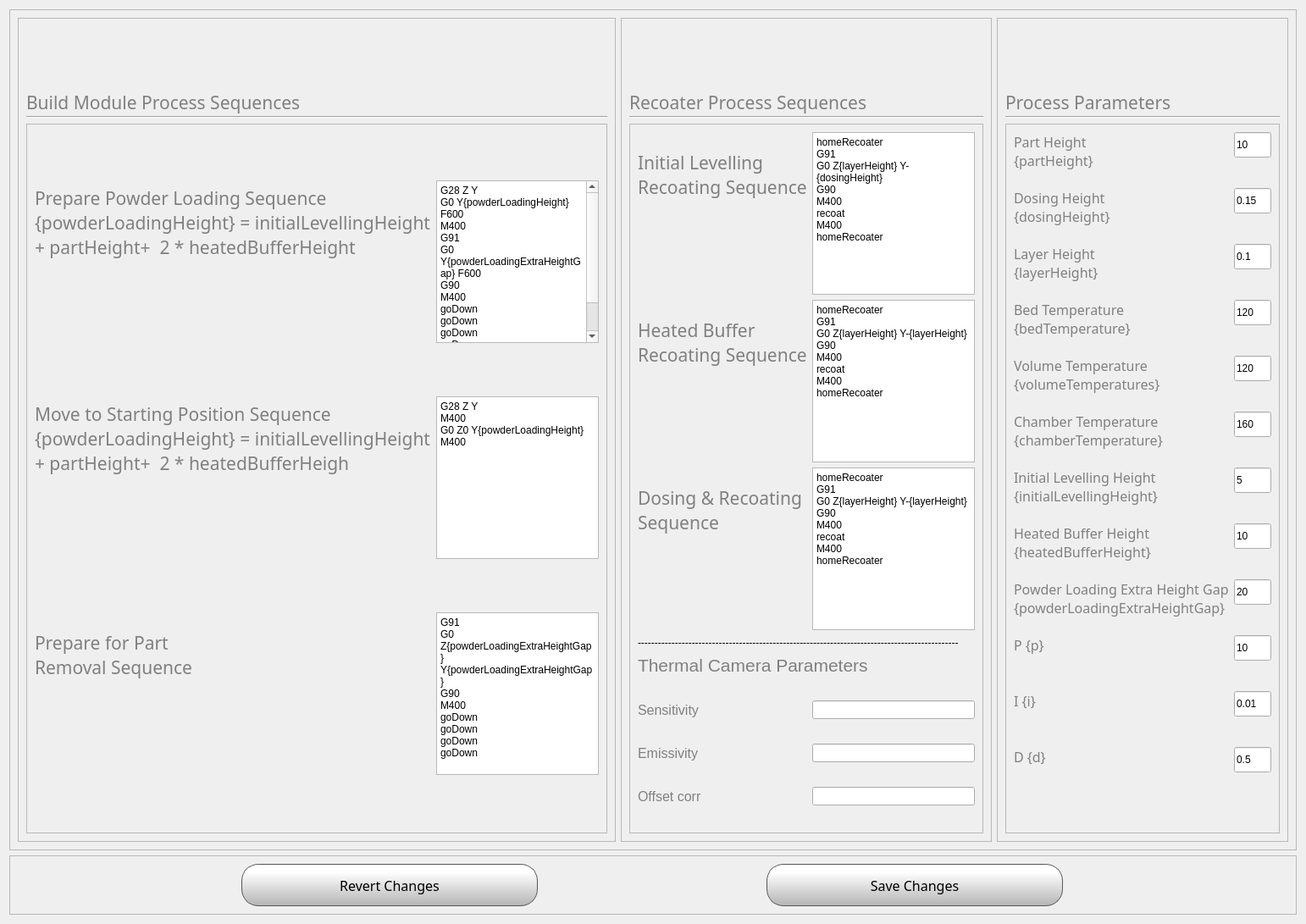
<?xml version="1.0" encoding="UTF-8"?>
<ui version="4.0">
 <class>Form</class>
 <widget class="QWidget" name="Form">
  <property name="geometry">
   <rect>
    <x>0</x>
    <y>0</y>
    <width>1542</width>
    <height>1091</height>
   </rect>
  </property>
  <property name="windowTitle">
   <string>Form</string>
  </property>
  <layout class="QVBoxLayout" name="verticalLayout_5">
   <item>
    <widget class="QFrame" name="frame">
     <property name="frameShape">
      <enum>QFrame::StyledPanel</enum>
     </property>
     <property name="frameShadow">
      <enum>QFrame::Raised</enum>
     </property>
     <layout class="QHBoxLayout" name="horizontalLayout">
      <item>
       <widget class="QFrame" name="frame_3">
        <property name="frameShape">
         <enum>QFrame::StyledPanel</enum>
        </property>
        <property name="frameShadow">
         <enum>QFrame::Raised</enum>
        </property>
        <layout class="QVBoxLayout" name="verticalLayout">
         <item>
          <widget class="QLabel" name="fileInfoLabel_9">
           <property name="minimumSize">
            <size>
             <width>0</width>
             <height>100</height>
            </size>
           </property>
           <property name="maximumSize">
            <size>
             <width>16777215</width>
             <height>20</height>
            </size>
           </property>
           <property name="font">
            <font>
             <family>Gotham</family>
             <pointsize>16</pointsize>
             <weight>50</weight>
             <bold>false</bold>
            </font>
           </property>
           <property name="styleSheet">
            <string notr="true">color:  grey;</string>
           </property>
           <property name="text">
            <string>Build Module Process Sequences</string>
           </property>
           <property name="wordWrap">
            <bool>true</bool>
           </property>
          </widget>
         </item>
         <item>
          <widget class="Line" name="line">
           <property name="orientation">
            <enum>Qt::Horizontal</enum>
           </property>
          </widget>
         </item>
         <item>
          <widget class="QFrame" name="frame_2">
           <property name="frameShape">
            <enum>QFrame::StyledPanel</enum>
           </property>
           <property name="frameShadow">
            <enum>QFrame::Raised</enum>
           </property>
           <layout class="QFormLayout" name="formLayout">
            <item row="0" column="0">
             <widget class="QLabel" name="fileInfoLabel_6">
              <property name="minimumSize">
               <size>
                <width>0</width>
                <height>100</height>
               </size>
              </property>
              <property name="maximumSize">
               <size>
                <width>16777215</width>
                <height>20</height>
               </size>
              </property>
              <property name="font">
               <font>
                <family>Gotham</family>
                <pointsize>16</pointsize>
                <weight>50</weight>
                <bold>false</bold>
               </font>
              </property>
              <property name="styleSheet">
               <string notr="true">color:  grey;</string>
              </property>
              <property name="text">
               <string>Prepare Powder Loading Sequence          {powderLoadingHeight} = initialLevellingHeight + partHeight+  2 * heatedBufferHeight </string>
              </property>
              <property name="wordWrap">
               <bool>true</bool>
              </property>
             </widget>
            </item>
            <item row="0" column="1">
             <widget class="QPlainTextEdit" name="powderLoadingSequenceText">
              <property name="plainText">
               <string>G28 Z Y
G0 Y{powderLoadingHeight} F600
M400
G91
G0 Y{powderLoadingExtraHeightGap} F600
G90
M400
goDown
goDown
goDown
goDown
</string>
              </property>
             </widget>
            </item>
            <item row="1" column="0">
             <widget class="QLabel" name="fileInfoLabel_7">
              <property name="minimumSize">
               <size>
                <width>0</width>
                <height>100</height>
               </size>
              </property>
              <property name="maximumSize">
               <size>
                <width>16777215</width>
                <height>20</height>
               </size>
              </property>
              <property name="font">
               <font>
                <family>Gotham</family>
                <pointsize>16</pointsize>
                <weight>50</weight>
                <bold>false</bold>
               </font>
              </property>
              <property name="styleSheet">
               <string notr="true">color:  grey;</string>
              </property>
              <property name="text">
               <string>Move to Starting Position Sequence {powderLoadingHeight} = initialLevellingHeight + partHeight+  2 * heatedBufferHeigh</string>
              </property>
              <property name="wordWrap">
               <bool>true</bool>
              </property>
             </widget>
            </item>
            <item row="1" column="1">
             <widget class="QPlainTextEdit" name="moveToStartingSequenceText">
              <property name="plainText">
               <string>G28 Z Y
M400
G0 Z0 Y{powderLoadingHeight}
M400</string>
              </property>
             </widget>
            </item>
            <item row="2" column="0">
             <widget class="QLabel" name="fileInfoLabel_8">
              <property name="minimumSize">
               <size>
                <width>0</width>
                <height>100</height>
               </size>
              </property>
              <property name="maximumSize">
               <size>
                <width>16777215</width>
                <height>20</height>
               </size>
              </property>
              <property name="font">
               <font>
                <family>Gotham</family>
                <pointsize>16</pointsize>
                <weight>50</weight>
                <bold>false</bold>
               </font>
              </property>
              <property name="styleSheet">
               <string notr="true">color:  grey;</string>
              </property>
              <property name="text">
               <string>Prepare for Part Removal Sequence</string>
              </property>
              <property name="wordWrap">
               <bool>true</bool>
              </property>
             </widget>
            </item>
            <item row="2" column="1">
             <widget class="QPlainTextEdit" name="prepareForPartRemovalSequenceText">
              <property name="plainText">
               <string>G91
G0 Z{powderLoadingExtraHeightGap} Y{powderLoadingExtraHeightGap}
G90
M400
goDown
goDown
goDown
goDown</string>
              </property>
             </widget>
            </item>
           </layout>
          </widget>
         </item>
        </layout>
       </widget>
      </item>
      <item>
       <widget class="QFrame" name="frame_4">
        <property name="frameShape">
         <enum>QFrame::StyledPanel</enum>
        </property>
        <property name="frameShadow">
         <enum>QFrame::Raised</enum>
        </property>
        <layout class="QVBoxLayout" name="verticalLayout_2">
         <item>
          <widget class="QLabel" name="fileInfoLabel_10">
           <property name="minimumSize">
            <size>
             <width>0</width>
             <height>100</height>
            </size>
           </property>
           <property name="maximumSize">
            <size>
             <width>16777215</width>
             <height>20</height>
            </size>
           </property>
           <property name="font">
            <font>
             <family>Gotham</family>
             <pointsize>16</pointsize>
             <weight>50</weight>
             <bold>false</bold>
            </font>
           </property>
           <property name="styleSheet">
            <string notr="true">color:  grey;</string>
           </property>
           <property name="text">
            <string>Recoater Process Sequences</string>
           </property>
           <property name="wordWrap">
            <bool>true</bool>
           </property>
          </widget>
         </item>
         <item>
          <widget class="Line" name="line_2">
           <property name="orientation">
            <enum>Qt::Horizontal</enum>
           </property>
          </widget>
         </item>
         <item>
          <widget class="QFrame" name="frame_5">
           <property name="frameShape">
            <enum>QFrame::StyledPanel</enum>
           </property>
           <property name="frameShadow">
            <enum>QFrame::Raised</enum>
           </property>
           <layout class="QFormLayout" name="formLayout_2">
            <item row="0" column="0">
             <widget class="QLabel" name="fileInfoLabel_11">
              <property name="minimumSize">
               <size>
                <width>0</width>
                <height>100</height>
               </size>
              </property>
              <property name="maximumSize">
               <size>
                <width>16777215</width>
                <height>20</height>
               </size>
              </property>
              <property name="font">
               <font>
                <family>Gotham</family>
                <pointsize>16</pointsize>
                <weight>50</weight>
                <bold>false</bold>
               </font>
              </property>
              <property name="styleSheet">
               <string notr="true">color:  grey;</string>
              </property>
              <property name="text">
               <string>Initial Levelling Recoating Sequence</string>
              </property>
              <property name="wordWrap">
               <bool>true</bool>
              </property>
             </widget>
            </item>
            <item row="0" column="1">
             <widget class="QPlainTextEdit" name="initialLevellingRecoatingSequenceText">
              <property name="plainText">
               <string>homeRecoater
G91
G0 Z{layerHeight} Y-{dosingHeight}
G90
M400
recoat
M400
homeRecoater</string>
              </property>
             </widget>
            </item>
            <item row="1" column="0">
             <widget class="QLabel" name="fileInfoLabel_12">
              <property name="minimumSize">
               <size>
                <width>0</width>
                <height>100</height>
               </size>
              </property>
              <property name="maximumSize">
               <size>
                <width>16777215</width>
                <height>20</height>
               </size>
              </property>
              <property name="font">
               <font>
                <family>Gotham</family>
                <pointsize>16</pointsize>
                <weight>50</weight>
                <bold>false</bold>
               </font>
              </property>
              <property name="styleSheet">
               <string notr="true">color:  grey;</string>
              </property>
              <property name="text">
               <string>Heated Buffer Recoating Sequence</string>
              </property>
              <property name="wordWrap">
               <bool>true</bool>
              </property>
             </widget>
            </item>
            <item row="1" column="1">
             <widget class="QPlainTextEdit" name="heatedBufferRecoatingSequenceText">
              <property name="plainText">
               <string>homeRecoater
G91
G0 Z{layerHeight} Y-{layerHeight}
G90
M400
recoat
M400
homeRecoater</string>
              </property>
             </widget>
            </item>
            <item row="2" column="0">
             <widget class="QLabel" name="fileInfoLabel_13">
              <property name="minimumSize">
               <size>
                <width>0</width>
                <height>100</height>
               </size>
              </property>
              <property name="maximumSize">
               <size>
                <width>16777215</width>
                <height>20</height>
               </size>
              </property>
              <property name="font">
               <font>
                <family>Gotham</family>
                <pointsize>16</pointsize>
                <weight>50</weight>
                <bold>false</bold>
               </font>
              </property>
              <property name="styleSheet">
               <string notr="true">color:  grey;</string>
              </property>
              <property name="text">
               <string>Dosing &amp; Recoating Sequence</string>
              </property>
              <property name="wordWrap">
               <bool>true</bool>
              </property>
             </widget>
            </item>
            <item row="2" column="1">
             <widget class="QPlainTextEdit" name="printingRecoatingSequenceText">
              <property name="plainText">
               <string>homeRecoater
G91
G0 Z{layerHeight} Y-{layerHeight}
G90
M400
recoat
M400
homeRecoater</string>
              </property>
             </widget>
            </item>
            <item row="3" column="0" colspan="2">
             <widget class="QLabel" name="label">
              <property name="text">
               <string>-----------------------------------------------------------------------------------------------</string>
              </property>
             </widget>
            </item>
            <item row="4" column="0" colspan="2">
             <widget class="QLabel" name="label_2">
              <property name="font">
               <font>
                <pointsize>16</pointsize>
               </font>
              </property>
              <property name="styleSheet">
               <string notr="true">color:  grey;</string>
              </property>
              <property name="text">
               <string>Thermal Camera Parameters</string>
              </property>
             </widget>
            </item>
            <item row="6" column="0">
             <widget class="QLabel" name="label_3">
              <property name="text">
               <string/>
              </property>
             </widget>
            </item>
            <item row="6" column="1">
             <widget class="QLabel" name="label_4">
              <property name="text">
               <string/>
              </property>
             </widget>
            </item>
            <item row="7" column="0">
             <widget class="QLabel" name="label_5">
              <property name="font">
               <font>
                <pointsize>12</pointsize>
               </font>
              </property>
              <property name="styleSheet">
               <string notr="true">color:  grey;</string>
              </property>
              <property name="text">
               <string>Sensitivity</string>
              </property>
             </widget>
            </item>
            <item row="13" column="0" colspan="2">
             <widget class="QLabel" name="label_6">
              <property name="text">
               <string/>
              </property>
             </widget>
            </item>
            <item row="7" column="1">
             <widget class="QLineEdit" name="sensLineEdit"/>
            </item>
            <item row="8" column="0">
             <widget class="QLabel" name="label_7">
              <property name="text">
               <string/>
              </property>
             </widget>
            </item>
            <item row="9" column="0">
             <widget class="QLabel" name="label_8">
              <property name="font">
               <font>
                <pointsize>12</pointsize>
               </font>
              </property>
              <property name="styleSheet">
               <string notr="true">color:  grey;</string>
              </property>
              <property name="text">
               <string>Emissivity</string>
              </property>
             </widget>
            </item>
            <item row="9" column="1">
             <widget class="QLineEdit" name="emisLineEdit"/>
            </item>
            <item row="10" column="0">
             <widget class="QLabel" name="label_9">
              <property name="text">
               <string/>
              </property>
             </widget>
            </item>
            <item row="11" column="0">
             <widget class="QLabel" name="label_10">
              <property name="font">
               <font>
                <pointsize>12</pointsize>
               </font>
              </property>
              <property name="styleSheet">
               <string notr="true">color:  grey;</string>
              </property>
              <property name="text">
               <string>Offset corr</string>
              </property>
             </widget>
            </item>
            <item row="11" column="1">
             <widget class="QLineEdit" name="offCorrLineEdit"/>
            </item>
           </layout>
          </widget>
         </item>
        </layout>
       </widget>
      </item>
      <item>
       <widget class="QFrame" name="frame_6">
        <property name="frameShape">
         <enum>QFrame::StyledPanel</enum>
        </property>
        <property name="frameShadow">
         <enum>QFrame::Raised</enum>
        </property>
        <layout class="QVBoxLayout" name="verticalLayout_3">
         <item>
          <widget class="QLabel" name="fileInfoLabel_14">
           <property name="minimumSize">
            <size>
             <width>0</width>
             <height>100</height>
            </size>
           </property>
           <property name="maximumSize">
            <size>
             <width>16777215</width>
             <height>20</height>
            </size>
           </property>
           <property name="font">
            <font>
             <family>Gotham</family>
             <pointsize>16</pointsize>
             <weight>50</weight>
             <bold>false</bold>
            </font>
           </property>
           <property name="styleSheet">
            <string notr="true">color:  grey;</string>
           </property>
           <property name="text">
            <string>Process Parameters</string>
           </property>
           <property name="wordWrap">
            <bool>true</bool>
           </property>
          </widget>
         </item>
         <item>
          <widget class="Line" name="line_3">
           <property name="orientation">
            <enum>Qt::Horizontal</enum>
           </property>
          </widget>
         </item>
         <item>
          <widget class="QFrame" name="frame_7">
           <property name="frameShape">
            <enum>QFrame::StyledPanel</enum>
           </property>
           <property name="frameShadow">
            <enum>QFrame::Raised</enum>
           </property>
           <layout class="QFormLayout" name="formLayout_3">
            <item row="11" column="0">
             <widget class="QLabel" name="fileInfoLabel_16">
              <property name="minimumSize">
               <size>
                <width>0</width>
                <height>60</height>
               </size>
              </property>
              <property name="maximumSize">
               <size>
                <width>16777215</width>
                <height>100</height>
               </size>
              </property>
              <property name="font">
               <font>
                <family>Gotham</family>
                <pointsize>12</pointsize>
                <weight>50</weight>
                <bold>false</bold>
               </font>
              </property>
              <property name="styleSheet">
               <string notr="true">color:  grey;</string>
              </property>
              <property name="text">
               <string>Initial Levelling Height {initialLevellingHeight}</string>
              </property>
              <property name="alignment">
               <set>Qt::AlignLeading|Qt::AlignLeft|Qt::AlignTop</set>
              </property>
              <property name="wordWrap">
               <bool>true</bool>
              </property>
             </widget>
            </item>
            <item row="12" column="0">
             <widget class="QLabel" name="fileInfoLabel_17">
              <property name="minimumSize">
               <size>
                <width>0</width>
                <height>60</height>
               </size>
              </property>
              <property name="maximumSize">
               <size>
                <width>16777215</width>
                <height>100</height>
               </size>
              </property>
              <property name="font">
               <font>
                <family>Gotham</family>
                <pointsize>12</pointsize>
                <weight>50</weight>
                <bold>false</bold>
               </font>
              </property>
              <property name="styleSheet">
               <string notr="true">color:  grey;</string>
              </property>
              <property name="text">
               <string>Heated Buffer Height {heatedBufferHeight}</string>
              </property>
              <property name="alignment">
               <set>Qt::AlignLeading|Qt::AlignLeft|Qt::AlignTop</set>
              </property>
              <property name="wordWrap">
               <bool>true</bool>
              </property>
             </widget>
            </item>
            <item row="11" column="1">
             <widget class="QLineEdit" name="initialLevellingHeightLineEdit">
              <property name="minimumSize">
               <size>
                <width>0</width>
                <height>30</height>
               </size>
              </property>
              <property name="text">
               <string>5</string>
              </property>
             </widget>
            </item>
            <item row="12" column="1">
             <widget class="QLineEdit" name="heatedBufferHeightLineEdit">
              <property name="minimumSize">
               <size>
                <width>0</width>
                <height>30</height>
               </size>
              </property>
              <property name="text">
               <string>10</string>
              </property>
             </widget>
            </item>
            <item row="13" column="0">
             <widget class="QLabel" name="fileInfoLabel_22">
              <property name="minimumSize">
               <size>
                <width>0</width>
                <height>60</height>
               </size>
              </property>
              <property name="maximumSize">
               <size>
                <width>16777215</width>
                <height>100</height>
               </size>
              </property>
              <property name="font">
               <font>
                <family>Gotham</family>
                <pointsize>12</pointsize>
                <weight>50</weight>
                <bold>false</bold>
               </font>
              </property>
              <property name="styleSheet">
               <string notr="true">color:  grey;</string>
              </property>
              <property name="text">
               <string>Powder Loading Extra Height Gap {powderLoadingExtraHeightGap}</string>
              </property>
              <property name="alignment">
               <set>Qt::AlignLeading|Qt::AlignLeft|Qt::AlignTop</set>
              </property>
              <property name="wordWrap">
               <bool>true</bool>
              </property>
             </widget>
            </item>
            <item row="13" column="1">
             <widget class="QLineEdit" name="powderLoadingExtraHeightGapLineEdit">
              <property name="minimumSize">
               <size>
                <width>0</width>
                <height>30</height>
               </size>
              </property>
              <property name="text">
               <string>20</string>
              </property>
             </widget>
            </item>
            <item row="7" column="0">
             <widget class="QLabel" name="fileInfoLabel_23">
              <property name="minimumSize">
               <size>
                <width>0</width>
                <height>60</height>
               </size>
              </property>
              <property name="maximumSize">
               <size>
                <width>16777215</width>
                <height>100</height>
               </size>
              </property>
              <property name="font">
               <font>
                <family>Gotham</family>
                <pointsize>12</pointsize>
                <weight>50</weight>
                <bold>false</bold>
               </font>
              </property>
              <property name="styleSheet">
               <string notr="true">color:  grey;</string>
              </property>
              <property name="text">
               <string>Bed Temperature {bedTemperature}</string>
              </property>
              <property name="alignment">
               <set>Qt::AlignLeading|Qt::AlignLeft|Qt::AlignTop</set>
              </property>
              <property name="wordWrap">
               <bool>true</bool>
              </property>
             </widget>
            </item>
            <item row="7" column="1">
             <widget class="QLineEdit" name="bedTemperatureLineEdit">
              <property name="minimumSize">
               <size>
                <width>0</width>
                <height>30</height>
               </size>
              </property>
              <property name="text">
               <string>120</string>
              </property>
             </widget>
            </item>
            <item row="8" column="0">
             <widget class="QLabel" name="fileInfoLabel_24">
              <property name="minimumSize">
               <size>
                <width>0</width>
                <height>60</height>
               </size>
              </property>
              <property name="maximumSize">
               <size>
                <width>16777215</width>
                <height>100</height>
               </size>
              </property>
              <property name="font">
               <font>
                <family>Gotham</family>
                <pointsize>12</pointsize>
                <weight>50</weight>
                <bold>false</bold>
               </font>
              </property>
              <property name="styleSheet">
               <string notr="true">color:  grey;</string>
              </property>
              <property name="text">
               <string>Volume Temperature {volumeTemperatures}</string>
              </property>
              <property name="alignment">
               <set>Qt::AlignLeading|Qt::AlignLeft|Qt::AlignTop</set>
              </property>
              <property name="wordWrap">
               <bool>true</bool>
              </property>
             </widget>
            </item>
            <item row="8" column="1">
             <widget class="QLineEdit" name="volumeTemberatureLineEdit">
              <property name="minimumSize">
               <size>
                <width>0</width>
                <height>30</height>
               </size>
              </property>
              <property name="text">
               <string>120</string>
              </property>
             </widget>
            </item>
            <item row="9" column="1">
             <widget class="QLineEdit" name="chamberTemperatureLineEdit">
              <property name="minimumSize">
               <size>
                <width>0</width>
                <height>30</height>
               </size>
              </property>
              <property name="text">
               <string>160</string>
              </property>
             </widget>
            </item>
            <item row="9" column="0">
             <widget class="QLabel" name="fileInfoLabel_25">
              <property name="minimumSize">
               <size>
                <width>0</width>
                <height>60</height>
               </size>
              </property>
              <property name="maximumSize">
               <size>
                <width>16777215</width>
                <height>100</height>
               </size>
              </property>
              <property name="font">
               <font>
                <family>Gotham</family>
                <pointsize>12</pointsize>
                <weight>50</weight>
                <bold>false</bold>
               </font>
              </property>
              <property name="styleSheet">
               <string notr="true">color:  grey;</string>
              </property>
              <property name="text">
               <string>Chamber Temperature {chamberTemperature}</string>
              </property>
              <property name="alignment">
               <set>Qt::AlignLeading|Qt::AlignLeft|Qt::AlignTop</set>
              </property>
              <property name="wordWrap">
               <bool>true</bool>
              </property>
             </widget>
            </item>
            <item row="14" column="1">
             <widget class="QLineEdit" name="pLineEdit">
              <property name="minimumSize">
               <size>
                <width>0</width>
                <height>30</height>
               </size>
              </property>
              <property name="text">
               <string>10</string>
              </property>
             </widget>
            </item>
            <item row="14" column="0">
             <widget class="QLabel" name="fileInfoLabel_26">
              <property name="minimumSize">
               <size>
                <width>0</width>
                <height>60</height>
               </size>
              </property>
              <property name="maximumSize">
               <size>
                <width>16777215</width>
                <height>100</height>
               </size>
              </property>
              <property name="font">
               <font>
                <family>Gotham</family>
                <pointsize>12</pointsize>
                <weight>50</weight>
                <bold>false</bold>
               </font>
              </property>
              <property name="styleSheet">
               <string notr="true">color:  grey;</string>
              </property>
              <property name="text">
               <string>P {p}</string>
              </property>
              <property name="alignment">
               <set>Qt::AlignLeading|Qt::AlignLeft|Qt::AlignTop</set>
              </property>
              <property name="wordWrap">
               <bool>true</bool>
              </property>
             </widget>
            </item>
            <item row="16" column="1">
             <widget class="QLineEdit" name="iLineEdit">
              <property name="minimumSize">
               <size>
                <width>0</width>
                <height>30</height>
               </size>
              </property>
              <property name="text">
               <string>0.01</string>
              </property>
             </widget>
            </item>
            <item row="16" column="0">
             <widget class="QLabel" name="fileInfoLabel_27">
              <property name="minimumSize">
               <size>
                <width>0</width>
                <height>60</height>
               </size>
              </property>
              <property name="maximumSize">
               <size>
                <width>16777215</width>
                <height>100</height>
               </size>
              </property>
              <property name="font">
               <font>
                <family>Gotham</family>
                <pointsize>12</pointsize>
                <weight>50</weight>
                <bold>false</bold>
               </font>
              </property>
              <property name="styleSheet">
               <string notr="true">color:  grey;</string>
              </property>
              <property name="text">
               <string>I {i}</string>
              </property>
              <property name="alignment">
               <set>Qt::AlignLeading|Qt::AlignLeft|Qt::AlignTop</set>
              </property>
              <property name="wordWrap">
               <bool>true</bool>
              </property>
             </widget>
            </item>
            <item row="17" column="1">
             <widget class="QLineEdit" name="dLineEdit">
              <property name="minimumSize">
               <size>
                <width>0</width>
                <height>30</height>
               </size>
              </property>
              <property name="text">
               <string>0.5</string>
              </property>
             </widget>
            </item>
            <item row="17" column="0">
             <widget class="QLabel" name="fileInfoLabel_28">
              <property name="minimumSize">
               <size>
                <width>0</width>
                <height>60</height>
               </size>
              </property>
              <property name="maximumSize">
               <size>
                <width>16777215</width>
                <height>100</height>
               </size>
              </property>
              <property name="font">
               <font>
                <family>Gotham</family>
                <pointsize>12</pointsize>
                <weight>50</weight>
                <bold>false</bold>
               </font>
              </property>
              <property name="styleSheet">
               <string notr="true">color:  grey;</string>
              </property>
              <property name="text">
               <string>D {d}</string>
              </property>
              <property name="alignment">
               <set>Qt::AlignLeading|Qt::AlignLeft|Qt::AlignTop</set>
              </property>
              <property name="wordWrap">
               <bool>true</bool>
              </property>
             </widget>
            </item>
            <item row="1" column="0">
             <widget class="QLabel" name="fileInfoLabel_18">
              <property name="minimumSize">
               <size>
                <width>0</width>
                <height>60</height>
               </size>
              </property>
              <property name="maximumSize">
               <size>
                <width>16777215</width>
                <height>100</height>
               </size>
              </property>
              <property name="font">
               <font>
                <family>Gotham</family>
                <pointsize>12</pointsize>
                <weight>50</weight>
                <bold>false</bold>
               </font>
              </property>
              <property name="styleSheet">
               <string notr="true">color:  grey;</string>
              </property>
              <property name="text">
               <string>Part Height {partHeight}</string>
              </property>
              <property name="alignment">
               <set>Qt::AlignLeading|Qt::AlignLeft|Qt::AlignTop</set>
              </property>
              <property name="wordWrap">
               <bool>true</bool>
              </property>
             </widget>
            </item>
            <item row="1" column="1">
             <widget class="QLineEdit" name="partHeightLineEdit">
              <property name="minimumSize">
               <size>
                <width>0</width>
                <height>30</height>
               </size>
              </property>
              <property name="text">
               <string>10</string>
              </property>
             </widget>
            </item>
            <item row="4" column="0">
             <widget class="QLabel" name="fileInfoLabel_15">
              <property name="minimumSize">
               <size>
                <width>0</width>
                <height>60</height>
               </size>
              </property>
              <property name="maximumSize">
               <size>
                <width>16777215</width>
                <height>100</height>
               </size>
              </property>
              <property name="font">
               <font>
                <family>Gotham</family>
                <pointsize>12</pointsize>
                <weight>50</weight>
                <bold>false</bold>
               </font>
              </property>
              <property name="styleSheet">
               <string notr="true">color:  grey;</string>
              </property>
              <property name="text">
               <string>Layer Height {layerHeight}</string>
              </property>
              <property name="alignment">
               <set>Qt::AlignLeading|Qt::AlignLeft|Qt::AlignTop</set>
              </property>
              <property name="wordWrap">
               <bool>true</bool>
              </property>
             </widget>
            </item>
            <item row="4" column="1">
             <widget class="QLineEdit" name="layerHeightLineEdit">
              <property name="minimumSize">
               <size>
                <width>0</width>
                <height>30</height>
               </size>
              </property>
              <property name="text">
               <string>0.1</string>
              </property>
             </widget>
            </item>
            <item row="3" column="0">
             <widget class="QLabel" name="fileInfoLabel_19">
              <property name="minimumSize">
               <size>
                <width>0</width>
                <height>60</height>
               </size>
              </property>
              <property name="maximumSize">
               <size>
                <width>16777215</width>
                <height>100</height>
               </size>
              </property>
              <property name="font">
               <font>
                <family>Gotham</family>
                <pointsize>12</pointsize>
                <weight>50</weight>
                <bold>false</bold>
               </font>
              </property>
              <property name="styleSheet">
               <string notr="true">color:  grey;</string>
              </property>
              <property name="text">
               <string>Dosing Height {dosingHeight}</string>
              </property>
              <property name="alignment">
               <set>Qt::AlignLeading|Qt::AlignLeft|Qt::AlignTop</set>
              </property>
              <property name="wordWrap">
               <bool>true</bool>
              </property>
             </widget>
            </item>
            <item row="3" column="1">
             <widget class="QLineEdit" name="dosingHeightLineEdit">
              <property name="minimumSize">
               <size>
                <width>0</width>
                <height>30</height>
               </size>
              </property>
              <property name="text">
               <string>0.15</string>
              </property>
             </widget>
            </item>
           </layout>
          </widget>
         </item>
        </layout>
       </widget>
      </item>
     </layout>
    </widget>
   </item>
   <item>
    <widget class="QFrame" name="frame_8">
     <property name="frameShape">
      <enum>QFrame::StyledPanel</enum>
     </property>
     <property name="frameShadow">
      <enum>QFrame::Raised</enum>
     </property>
     <layout class="QGridLayout" name="gridLayout">
      <item row="0" column="1">
       <widget class="QPushButton" name="saveChangesButton">
        <property name="minimumSize">
         <size>
          <width>200</width>
          <height>50</height>
         </size>
        </property>
        <property name="maximumSize">
         <size>
          <width>350</width>
          <height>50</height>
         </size>
        </property>
        <property name="font">
         <font>
          <family>Gotham</family>
          <pointsize>12</pointsize>
         </font>
        </property>
        <property name="styleSheet">
         <string notr="true">QPushButton {
    border: 1px solid rgb(87, 87, 87);

	background-color: qlineargradient(spread:pad, x1:0, y1:1, x2:0, y2:0.188, stop:0 rgba(180, 180, 180, 255), stop:1 rgba(255, 255, 255, 255));
border-radius:20px;
}

QPushButton:pressed {
    background-color: qlineargradient(x1: 0, y1: 0, x2: 0, y2: 1,
                                      stop: 0 #dadbde, stop: 1 #f6f7fa);
}

QPushButton:flat {
    border: none; /* no border for a flat push button */
}

QPushButton:default {
    border-color: navy; /* make the default button prominent */
}

QPushButton:focus {
	outline: none;
}</string>
        </property>
        <property name="text">
         <string>Save Changes</string>
        </property>
        <property name="iconSize">
         <size>
          <width>20</width>
          <height>20</height>
         </size>
        </property>
       </widget>
      </item>
      <item row="0" column="0">
       <widget class="QPushButton" name="revertChangesButton">
        <property name="minimumSize">
         <size>
          <width>200</width>
          <height>50</height>
         </size>
        </property>
        <property name="maximumSize">
         <size>
          <width>350</width>
          <height>50</height>
         </size>
        </property>
        <property name="font">
         <font>
          <family>Gotham</family>
          <pointsize>12</pointsize>
         </font>
        </property>
        <property name="styleSheet">
         <string notr="true">QPushButton {
    border: 1px solid rgb(87, 87, 87);

	background-color: qlineargradient(spread:pad, x1:0, y1:1, x2:0, y2:0.188, stop:0 rgba(180, 180, 180, 255), stop:1 rgba(255, 255, 255, 255));
border-radius:20px;
}

QPushButton:pressed {
    background-color: qlineargradient(x1: 0, y1: 0, x2: 0, y2: 1,
                                      stop: 0 #dadbde, stop: 1 #f6f7fa);
}

QPushButton:flat {
    border: none; /* no border for a flat push button */
}

QPushButton:default {
    border-color: navy; /* make the default button prominent */
}

QPushButton:focus {
	outline: none;
}</string>
        </property>
        <property name="text">
         <string>Revert Changes</string>
        </property>
        <property name="iconSize">
         <size>
          <width>20</width>
          <height>20</height>
         </size>
        </property>
       </widget>
      </item>
     </layout>
    </widget>
   </item>
  </layout>
 </widget>
 <resources/>
 <connections/>
</ui>
